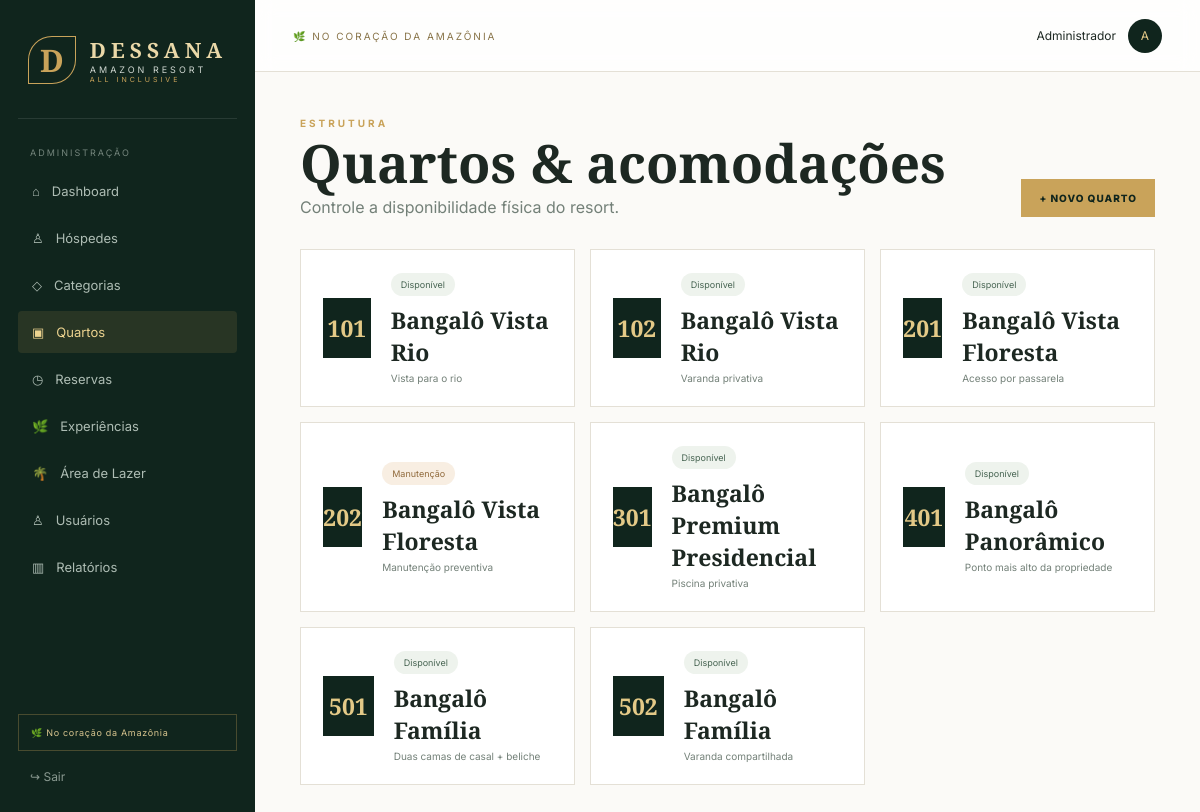
The app's page /quartos (signed in) with its own data.
### tables this page shows
CREATE TABLE quartos (
    id INTEGER PRIMARY KEY AUTOINCREMENT,
    numero TEXT NOT NULL UNIQUE,
    categoria_id INTEGER NOT NULL,
    status TEXT NOT NULL DEFAULT 'Disponível',
    observacoes TEXT,
    FOREIGN KEY (categoria_id) REFERENCES categorias(id)
);

CREATE TABLE categorias (
    id INTEGER PRIMARY KEY AUTOINCREMENT,
    nome TEXT NOT NULL,
    descricao TEXT,
    capacidade INTEGER NOT NULL DEFAULT 1,
    valor_diaria REAL NOT NULL DEFAULT 0,
    imagem TEXT,
    comodidades TEXT,
    metragem TEXT,
    criado_em TEXT NOT NULL DEFAULT CURRENT_TIMESTAMP
);

### app.py (the view)
@app.route("/quartos")
@admin_required
def quartos():
    conn = get_db()
    rows = conn.execute("""
        SELECT q.*, c.nome AS categoria
        FROM quartos q JOIN categorias c ON c.id = q.categoria_id
        ORDER BY q.numero
    """).fetchall()
    cats = conn.execute("SELECT * FROM categorias ORDER BY nome").fetchall()
    conn.close()
    return render_template("quartos.html", quartos=rows, categorias=cats)

### app.py (called while the page is built)
def get_db():
    conn = sqlite3.connect(DB_PATH)
    conn.row_factory = sqlite3.Row
    conn.execute("PRAGMA foreign_keys = ON")
    return conn

def admin_required(view):
    @wraps(view)
    def wrapped(*args, **kwargs):
        if "user_id" not in session or session.get("tipo") != "admin":
            return redirect(url_for("login"))
        return view(*args, **kwargs)
    return wrapped

### templates/quartos.html (shortened to what this page needs)
{% extends "base.html" %}
{% block content %}
<div class="page-heading"><div><div class="eyebrow">ESTRUTURA</div><h1>Quartos & acomodações</h1><p>Controle a disponibilidade física do resort.</p></div><button class="primary-btn small" onclick="openModal('modal-quarto')">+ NOVO QUARTO</button></div>
<div class="room-grid">
{% for q in quartos %}<div class="room-tile"><div class="room-number">{{ q.numero }}</div><div><span class="status {{ q.status|lower }}">{{ q.status }}</span><h3>{{ q.categoria }}</h3><p>{{ q.observacoes or 'Sem observações.' }}</p></div></div>{% else %}<div class="empty">Nenhum quarto cadastrado.</div>{% endfor %}
</div>
{% endblock %}

### static/css/style.css (style rules this page uses)
:root { --forest:#10251d;--forest2:#17372b;--gold:#c9a35a;--gold2:#e3c987;--cream:#f6f1e7; --paper:#fbfaf7;--ink:#1d2822;--muted:#738078;--line:#e4e0d6;--white:#fff;--danger:#a94b46; }
* { box-sizing:border-box }
body { margin:0;background:var(--paper);color:var(--ink);font-family:Inter,Arial,sans-serif }
button,input,select,textarea { font:inherit }
.eyebrow { color:var(--gold);font-size:10px;font-weight:700;letter-spacing:3px }
.gold-btn,.primary-btn { background:var(--gold);border:0;color:var(--forest);font-weight:800;letter-spacing:1px;padding:16px 22px;display:inline-flex;gap:25px;align-items:center;cursor:pointer }
.page-heading { display:flex;align-items:flex-end;justify-content:space-between;margin-bottom:32px }
.page-heading h1 { font:600 53px/.9 "Cormorant Garamond";margin:10px 0 }
.page-heading p { color:var(--muted);margin:0 }
.primary-btn.small { padding:13px 18px;font-size:10px }
.status { display:inline-block;background:#eef3ed;color:#486553;border-radius:20px;padding:6px 10px;font-size:9px }
.status.manutenção { background:#f8eee2;color:#916b3d }
.room-grid { display:grid;grid-template-columns:repeat(3,1fr);gap:15px }
.room-tile { background:#fff;border:1px solid var(--line);padding:22px;display:flex;gap:20px;align-items:center }
.room-number { width:60px;height:60px;background:var(--forest);color:var(--gold2);display:grid;place-items:center;font:600 23px "Cormorant Garamond" }
.room-tile h3 { font:600 23px "Cormorant Garamond";margin:8px 0 4px }
.room-tile p { font-size:10px;color:var(--muted);margin:0 }

### records on screen
quartos: numero "101", status "Disponível", categoria "Bangalô Vista Rio", observacoes "Vista para o rio"
quartos: numero "102", status "Disponível", categoria "Bangalô Vista Rio", observacoes "Varanda privativa"
quartos: numero "201", status "Disponível", categoria "Bangalô Vista Floresta", observacoes "Acesso por passarela"
quartos: numero "202", status "Manutenção", categoria "Bangalô Vista Floresta", observacoes "Manutenção preventiva"
quartos: numero "301", status "Disponível", categoria "Bangalô Premium Presidencial", observacoes "Piscina privativa"
quartos: numero "401", status "Disponível", categoria "Bangalô Panorâmico", observacoes "Ponto mais alto da propriedade"
quartos: numero "501", status "Disponível", categoria "Bangalô Família", observacoes "Duas camas de casal + beliche"
quartos: numero "502", status "Disponível", categoria "Bangalô Família", observacoes "Varanda compartilhada"

### other values on screen
{{ session.get('user_name') }} "Administrador"
{{ session.get('user_name','A')[0] }} "A"
